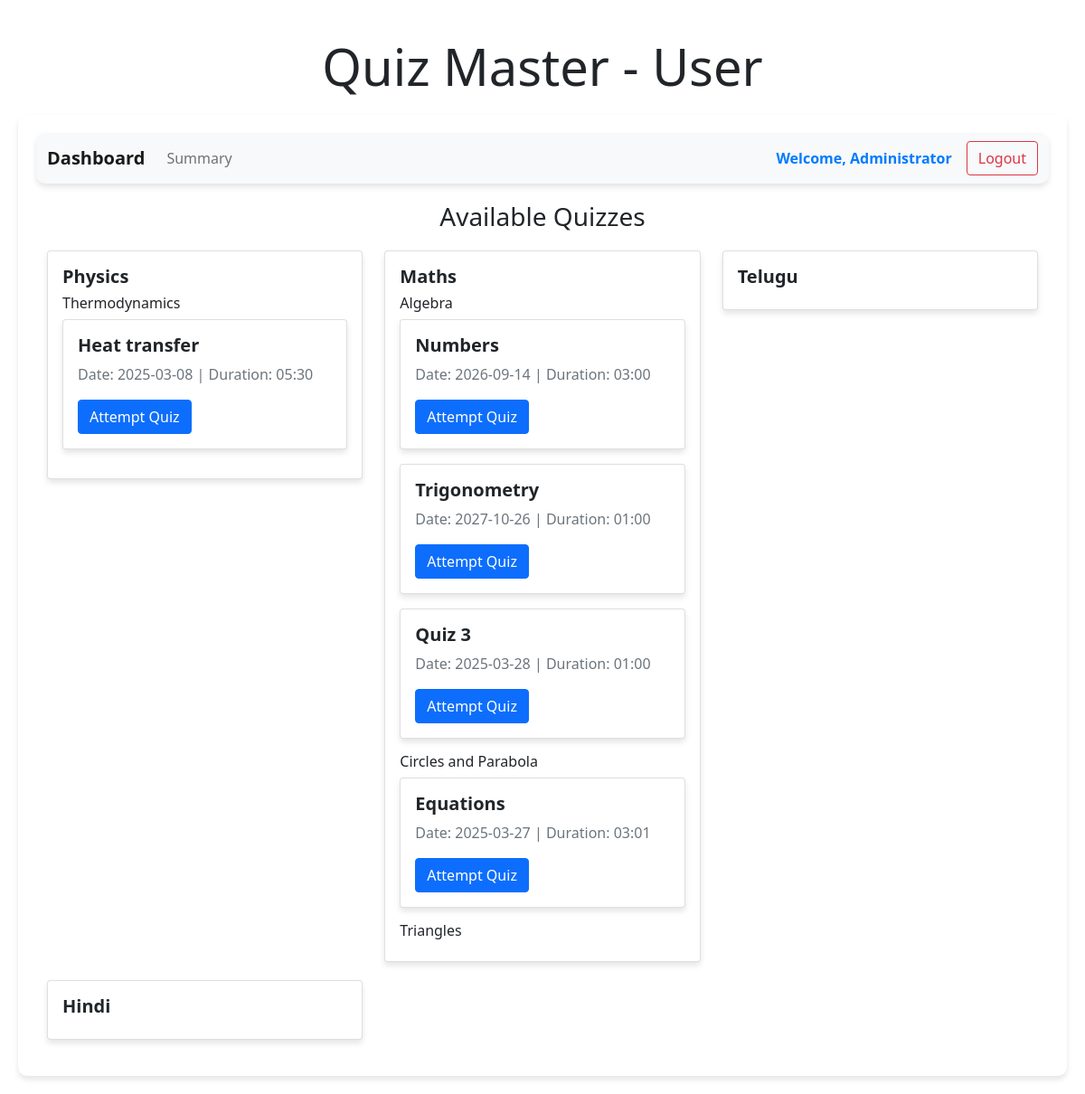
Page /user/1/Physics on the committed database.
### backend/models.py (models this page shows)
class User_Info(db.Model):
    __tablename__="user_info"
    id=db.Column(db.Integer,primary_key=True)
    email=db.Column(db.String,unique=True,nullable=False)
    password=db.Column(db.String,nullable=False)
    role=db.Column(db.Integer,default=1)
    full_name=db.Column(db.String,nullable=False)
    address=db.Column(db.String,nullable=False)
    pin_code=db.Column(db.Integer,nullable=False)
    scores = db.relationship("Score", cascade="all,delete", backref="user", lazy=True)

class Subject(db.Model):
    __tablename__ = "subject"
    id = db.Column(db.Integer, primary_key=True)
    name = db.Column(db.String, nullable=False)
    description = db.Column(db.String, nullable=True)
    chapters = db.relationship("Chapter", cascade="all,delete", backref="subject", lazy=True)

class Chapter(db.Model):
    __tablename__ = "chapter"
    id = db.Column(db.Integer, primary_key=True)
    name = db.Column(db.String, nullable=False)
    description = db.Column(db.String, nullable=True)
    subject_id = db.Column(db.Integer, db.ForeignKey("subject.id"), nullable=False)
    quizzes = db.relationship("Quiz", cascade="all,delete", backref="chapter", lazy=True)

class Quiz(db.Model):
    __tablename__ = "quiz"
    id = db.Column(db.Integer, primary_key=True)
    name = db.Column(db.String, nullable=False)
    date_of_quiz = db.Column(db.String, nullable=False)
    time_duration = db.Column(db.String, nullable=False)
    chapter_id = db.Column(db.Integer, db.ForeignKey("chapter.id"), nullable=False)
    questions = db.relationship("Question", cascade="all,delete", backref="quiz", lazy=True)
    scores = db.relationship("Score", cascade="all,delete", backref="quiz", lazy=True)

### backend/controllers.py (the view)
@app.route("/user/<id>/<name>")
def user_dashboard(id, name):
    subjects = Subject.query.all()
    user = User_Info.query.get(id)  # Fetch the user object
    return render_template("user_dashboard.html", id=id, name=name, subjects=subjects, user=user)

### templates/user_dashboard.html
{% extends "user_layout.html" %}
{% block content %}
    <div class="container">
        <h3 class="center">Available Quizzes</h3>
        {% if subjects %}
            <div class="row">
                {% for subject in subjects %}
                    <div class="col-md-4">
                        <div class="card">
                            <div class="card-body">
                                <h5 class="card-title">{{ subject.name }}</h5>
                                {% for chapter in subject.chapters %}
                                    <h6>{{ chapter.name }}</h6>
                                    {% for quiz in chapter.quizzes %}
                                        <div class="card mb-3">
                                            <div class="card-body">
                                                <h6 class="card-title">{{ quiz.name }}</h6>
                                                <p class="card-text">Date: {{ quiz.date_of_quiz }} | Duration: {{ quiz.time_duration }}</p>
                                                <a href="/quiz/{{quiz.id}}/{{id}}" class="btn btn-primary">Attempt Quiz</a>
                                            </div>
                                        </div>
                                    {% endfor %}
                                {% endfor %}
                            </div>
                        </div>
                    </div>
                {% endfor %}
            </div>
        {% else %}
            <h4 class="center">No quizzes available.</h4>
        {% endif %}
    </div>
{% endblock %}

### templates/user_layout.html (shortened to what this page needs)
<!DOCTYPE html>
<html>
<head>
    <link rel="stylesheet" href="{{ url_for('static', filename='styles/main.css') }}">
    <link href="https://cdn.jsdelivr.net/npm/bootstrap@5.0.2/dist/css/bootstrap.min.css" rel="stylesheet">
</head>
<body>
    <div class="my_container">
        <div class="center"><h1 class="display-4">Quiz Master - User</h1></div>
        <div class="my_panel">
            <nav class="navbar navbar-expand-lg navbar-light bg-light">
                <div class="container-fluid">
                    <a class="navbar-brand" href="/user/{{id}}/{{name}}">Dashboard</a>
                    <div class="collapse navbar-collapse" id="navbarNav">
                        <ul class="navbar-nav me-auto mb-2 mb-lg-0">
                            <li class="nav-item">
                                <a class="nav-link" href="/user_summary/{{id}}">Summary</a>
                            </li>
                        </ul>
                        <span class="navbar-text me-3">
                            Welcome, {{ user.full_name }}
                        </span>
                        <a class="btn btn-outline-danger" href="/login">Logout</a>
                    </div>
                </div>
            </nav>
            {% block content %}{% endblock %}
        </div>
    </div>
</body>
</html>

### static/styles/main.css (style rules this page uses)
body { background-color: #e9ecef; font-family: 'Segoe UI', Tahoma, Geneva, Verdana, sans-serif; }
.my_container { padding: 20px; }
.my_panel { background-color: #ffffff; padding: 20px; border-radius: 10px; box-shadow: 0 4px 6px rgba(0, 0, 0, 0.1); }
.center { text-align: center; margin: 20px 0; }
.card { margin-bottom: 20px; border: none; border-radius: 10px; box-shadow: 0 4px 6px rgba(0, 0, 0, 0.1); transition: transform 0.2s; }
.card-title { font-size: 1.25rem; font-weight: bold; }
.card-text { color: #6c757d; }
.btn-primary { background-color: #007bff; border: none; padding: 8px 16px; border-radius: 5px; }
.navbar { margin-bottom: 20px; border-radius: 10px; box-shadow: 0 4px 6px rgba(0, 0, 0, 0.1); }
.navbar-brand { font-weight: bold; }
.navbar-text { font-weight: bold; color: #007bff !important; }

### rows in the picture
User_Info: full_name "Administrator"
Subject: name "Physics"
Chapter: name "Thermodynamics"
Quiz: name "Heat transfer", date_of_quiz "2025-03-08", time_duration "05:30"
Subject: name "Maths"
Chapter: name "Algebra"
Quiz: name "Numbers", date_of_quiz "2026-09-14", time_duration "03:00"
Quiz: name "Trigonometry", date_of_quiz "2027-10-26", time_duration "01:00"
Quiz: name "Quiz 3", date_of_quiz "2025-03-28", time_duration "01:00"
Chapter: name "Circles and Parabola"
Quiz: name "Equations", date_of_quiz "2025-03-27", time_duration "03:01"
Chapter: name "Triangles"
Subject: name "Telugu"
Subject: name "Hindi"
